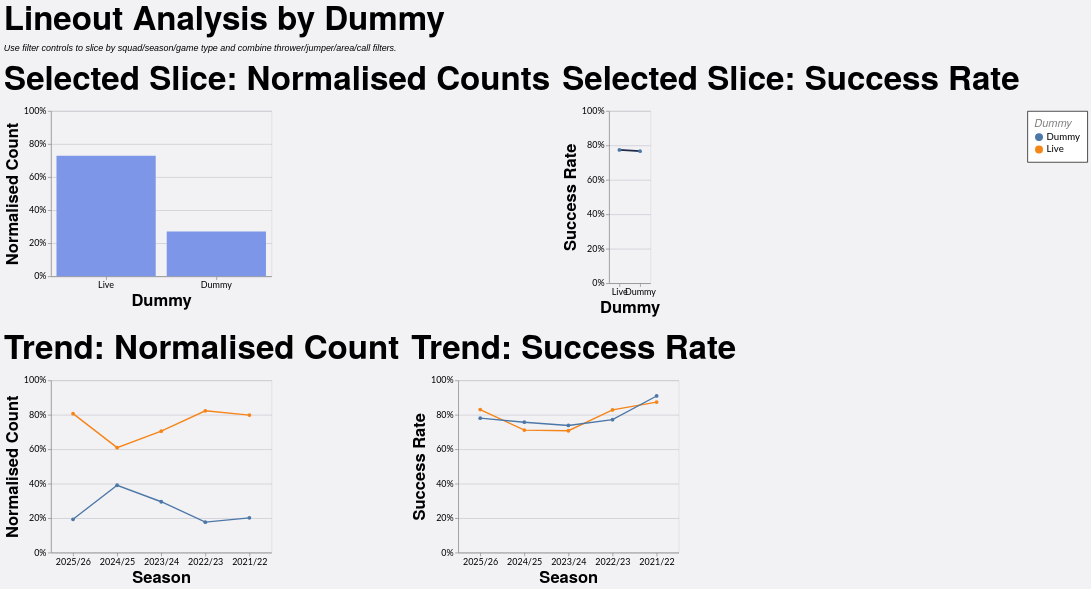

Describe this chart as a Vega-Lite specification.
### Vega-Lite specification from a JSON file in a GitHub repository (floating-point values rounded to 4 significant figures; data arrays with more than 128 entries replaced by an {"elided": "..."} marker saying what was removed)
{"config": {"axis": {"labelFont": "Lato, sans-serif", "titleFont": "PT Sans Narrow, Helvetica Neue, Helvetica, Arial, sans-serif", "labelFontSize": 13, "titleFontSize": 24, "gridColor": "#202947", "gridOpacity": 0.2}, "header": {"labelFont": "PT Sans Narrow, Helvetica Neue, Helvetica, Arial, sans-serif", "titleFont": "PT Sans Narrow, Helvetica Neue, Helvetica, Arial, sans-serif", "labelFontSize": 24, "titleFontSize": 28, "labelFontWeight": "bold", "orient": "left"}, "legend": {"labelFont": "Lato, sans-serif", "titleFont": "PT Sans Narrow, Helvetica Neue, Helvetica, Arial, sans-serif", "labelFontSize": 14, "titleFontSize": 16, "titlePadding": 5, "fillColor": "white", "strokeColor": "black", "padding": 10, "titleFontWeight": "lighter", "titleFontStyle": "italic", "titleColor": "gray", "offset": 10}, "title": {"font": "PT Sans Narrow, Helvetica Neue, Helvetica, Arial, sans-serif", "fontSize": 48, "fontWeight": "bold", "anchor": "start", "align": "center", "titlePadding": 20, "subtitlePadding": 10, "subtitleFontSize": 13, "subtitleColor": "", "subtitleFontStyle": "italic", "offset": 15, "color": "black"}, "axisX": {"labelAngle": 0}, "facet": {"title": null, "header": null, "align": {"row": "each", "column": "each"}}, "resolve": {"scale": {"y": "independent", "facet": "independent"}}, "background": "#f2f1f4"}, "vconcat": [{"hconcat": [{"mark": {"type": "bar", "color": "#7d96e8"}, "encoding": {"tooltip": [{"field": "dummy", "title": "Dummy", "type": "nominal"}, {"field": "attempts", "format": ",.0f", "title": "Lineouts", "type": "quantitative"}, {"field": "share", "format": ".1%", "title": "Normalised Count", "type": "quantitative"}], "x": {"field": "dummy", "sort": "-y", "title": "Dummy", "type": "nominal"}, "y": {"axis": {"format": "%"}, "field": "share", "scale": {"domain": [0, 1]}, "title": "Normalised Count", "type": "quantitative"}}, "height": 240, "title": "Selected Slice: Normalised Counts", "transform": [{"filter": "(loSquad == 'All' || datum.squad == loSquad) && (loGameType == 'All' || (loGameType == 'League + Cup' && (datum.game_type == 'League' || datum.game_type == 'Cup')) || (loGameType == 'League only' && datum.game_type == 'League') || datum.game_type == loGameType) && (loOpposition == 'All' || datum.opposition == loOpposition) && (loThrower == 'All' || datum.thrower == loThrower) && (loJumper == 'All' || datum.jumper == loJumper) && (loArea == 'All' || datum.area == loArea) && (loNumbers == 'All' || datum.numbers == loNumbers) && (loCall == 'All' || datum.call == loCall) && (loCallType == 'All' || datum.call_type == loCallType)"}, {"filter": "(loSeason == 'All' || datum.season == loSeason)"}, {"aggregate": [{"op": "count", "as": "attempts"}, {"op": "sum", "field": "won", "as": "won"}], "groupby": ["dummy"]}, {"joinaggregate": [{"op": "sum", "field": "attempts", "as": "total_attempts"}]}, {"calculate": "datum.attempts / datum.total_attempts", "as": "share"}, {"calculate": "datum.won / datum.attempts", "as": "success_rate"}], "width": 320}, {"mark": {"type": "line", "color": "#202946", "point": true, "strokeWidth": 2.5}, "encoding": {"tooltip": [{"field": "dummy", "title": "Dummy", "type": "nominal"}, {"field": "won", "format": ",.0f", "title": "Won", "type": "quantitative"}, {"field": "attempts", "format": ",.0f", "title": "Lineouts", "type": "quantitative"}, {"field": "success_rate", "format": ".1%", "title": "Success Rate", "type": "quantitative"}], "x": {"field": "dummy", "sort": "-y", "title": "Dummy", "type": "nominal"}, "y": {"axis": {"format": "%"}, "field": "success_rate", "scale": {"domain": [0, 1]}, "title": "Success Rate", "type": "quantitative"}}, "height": 250, "title": "Selected Slice: Success Rate", "transform": [{"filter": "(loSquad == 'All' || datum.squad == loSquad) && (loGameType == 'All' || (loGameType == 'League + Cup' && (datum.game_type == 'League' || datum.game_type == 'Cup')) || (loGameType == 'League only' && datum.game_type == 'League') || datum.game_type == loGameType) && (loOpposition == 'All' || datum.opposition == loOpposition) && (loThrower == 'All' || datum.thrower == loThrower) && (loJumper == 'All' || datum.jumper == loJumper) && (loArea == 'All' || datum.area == loArea) && (loNumbers == 'All' || datum.numbers == loNumbers) && (loCall == 'All' || datum.call == loCall) && (loCallType == 'All' || datum.call_type == loCallType)"}, {"filter": "(loSeason == 'All' || datum.season == loSeason)"}, {"aggregate": [{"op": "count", "as": "attempts"}, {"op": "sum", "field": "won", "as": "won"}], "groupby": ["dummy"]}, {"joinaggregate": [{"op": "sum", "field": "attempts", "as": "total_attempts"}]}, {"calculate": "datum.attempts / datum.total_attempts", "as": "share"}, {"calculate": "datum.won / datum.attempts", "as": "success_rate"}], "width": {"step": 30}}], "spacing": 16}, {"hconcat": [{"mark": {"type": "line", "point": true, "strokeWidth": 2}, "encoding": {"color": {"field": "dummy", "title": "Dummy", "type": "nominal"}, "tooltip": [{"field": "season", "title": "Season", "type": "nominal"}, {"field": "dummy", "title": "Dummy", "type": "nominal"}, {"field": "attempts", "format": ",.0f", "title": "Lineouts", "type": "quantitative"}, {"field": "norm_count", "format": ".1%", "title": "Normalised Count", "type": "quantitative"}], "x": {"field": "season", "sort": "-x", "title": "Season", "type": "nominal"}, "y": {"axis": {"format": "%"}, "field": "norm_count", "scale": {"domain": [0, 1]}, "title": "Normalised Count", "type": "quantitative"}}, "height": 250, "title": "Trend: Normalised Count", "transform": [{"filter": "(loSquad == 'All' || datum.squad == loSquad) && (loGameType == 'All' || (loGameType == 'League + Cup' && (datum.game_type == 'League' || datum.game_type == 'Cup')) || (loGameType == 'League only' && datum.game_type == 'League') || datum.game_type == loGameType) && (loOpposition == 'All' || datum.opposition == loOpposition) && (loThrower == 'All' || datum.thrower == loThrower) && (loJumper == 'All' || datum.jumper == loJumper) && (loArea == 'All' || datum.area == loArea) && (loNumbers == 'All' || datum.numbers == loNumbers) && (loCall == 'All' || datum.call == loCall) && (loCallType == 'All' || datum.call_type == loCallType)"}, {"aggregate": [{"op": "count", "as": "attempts"}, {"op": "sum", "field": "won", "as": "won"}], "groupby": ["season", "dummy"]}, {"joinaggregate": [{"op": "sum", "field": "attempts", "as": "season_attempts"}], "groupby": ["season"]}, {"calculate": "datum.attempts / datum.season_attempts", "as": "norm_count"}, {"calculate": "datum.won / datum.attempts", "as": "success_rate"}], "width": 320}, {"mark": {"type": "line", "point": true, "strokeWidth": 2}, "encoding": {"color": {"field": "dummy", "title": "Dummy", "type": "nominal"}, "tooltip": [{"field": "season", "title": "Season", "type": "nominal"}, {"field": "dummy", "title": "Dummy", "type": "nominal"}, {"field": "won", "format": ",.0f", "title": "Won", "type": "quantitative"}, {"field": "attempts", "format": ",.0f", "title": "Lineouts", "type": "quantitative"}, {"field": "success_rate", "format": ".1%", "title": "Success Rate", "type": "quantitative"}], "x": {"field": "season", "sort": "-x", "title": "Season", "type": "nominal"}, "y": {"axis": {"format": "%"}, "field": "success_rate", "scale": {"domain": [0, 1]}, "title": "Success Rate", "type": "quantitative"}}, "height": 250, "title": "Trend: Success Rate", "transform": [{"filter": "(loSquad == 'All' || datum.squad == loSquad) && (loGameType == 'All' || (loGameType == 'League + Cup' && (datum.game_type == 'League' || datum.game_type == 'Cup')) || (loGameType == 'League only' && datum.game_type == 'League') || datum.game_type == loGameType) && (loOpposition == 'All' || datum.opposition == loOpposition) && (loThrower == 'All' || datum.thrower == loThrower) && (loJumper == 'All' || datum.jumper == loJumper) && (loArea == 'All' || datum.area == loArea) && (loNumbers == 'All' || datum.numbers == loNumbers) && (loCall == 'All' || datum.call == loCall) && (loCallType == 'All' || datum.call_type == loCallType)"}, {"aggregate": [{"op": "count", "as": "attempts"}, {"op": "sum", "field": "won", "as": "won"}], "groupby": ["season", "dummy"]}, {"joinaggregate": [{"op": "sum", "field": "attempts", "as": "season_attempts"}], "groupby": ["season"]}, {"calculate": "datum.attempts / datum.season_attempts", "as": "norm_count"}, {"calculate": "datum.won / datum.attempts", "as": "success_rate"}], "width": 320}], "spacing": 16}], "data": {"name": "data-cca1f4d99557158afd582ea153358762"}, "params": [{"name": "loSquad", "value": "All"}, {"name": "loSeason", "value": "All"}, {"name": "loGameType", "value": "All"}, {"name": "loOpposition", "value": "All"}, {"name": "loThrower", "value": "All"}, {"name": "loJumper", "value": "All"}, {"name": "loArea", "value": "All"}, {"name": "loNumbers", "value": "All"}, {"name": "loCall", "value": "All"}, {"name": "loCallType", "value": "All"}], "spacing": 22, "title": {"text": "Lineout Analysis by Dummy", "subtitle": "Use filter controls to slice by squad/season/game type and combine thrower/jumper/area/call filters."}, "$schema": "https://vega.github.io/schema/vega-lite/v5.20.1.json", "datasets": {"data-cca1f4d99557158afd582ea153358762": {"elided": "1152 records"}}}
